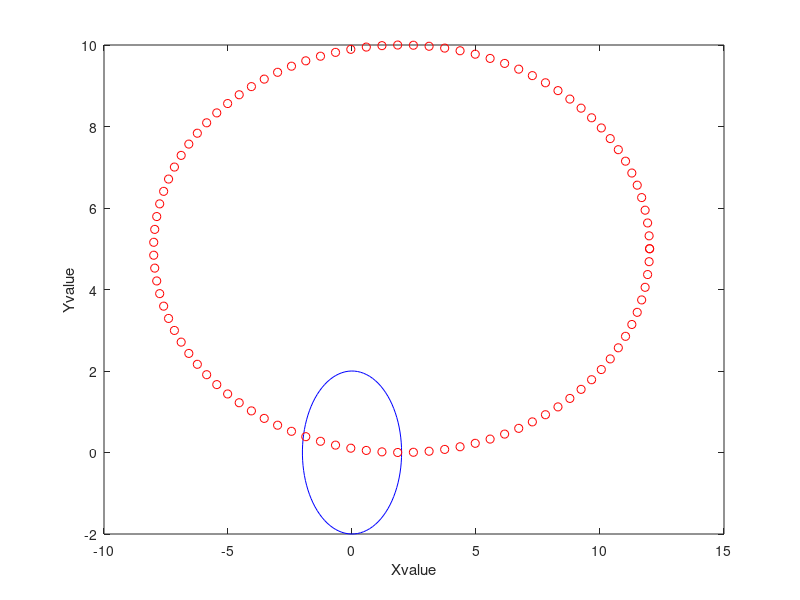

Source code (MATLAB):
close all;
t = linspace(0,2*pi);
z = linspace(0,2*pi);
x = 2*cos(t);
y = 2*sin(t);
plot(x,y,'b-');
xlabel('Xvalue');
ylabel('Yvalue');
hold on
w = 10*cos(z)+2;
v = 5*sin(z)+5;
plot (w,v,'ro');
hold off

